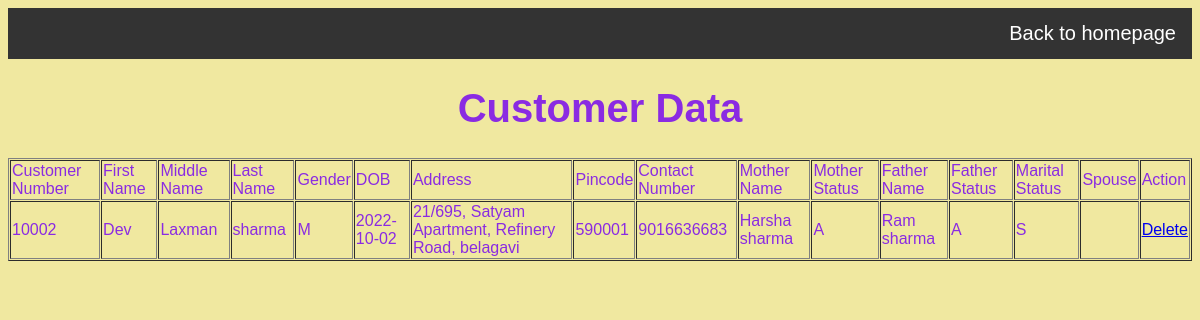
The page /client/modified1.php on the database its author committed.
### tables this page shows
CREATE TABLE `customer` (
  `Customer_Num` bigint(10) NOT NULL,
  `First_Name` varchar(50) NOT NULL,
  `Middle_Name` varchar(50) NOT NULL,
  `Last_Name` varchar(50) NOT NULL,
  `Gender` char(1) NOT NULL,
  `DOB` date NOT NULL,
  `Address` varchar(70) NOT NULL,
  `Pincode` int(6) NOT NULL,
  `Contact_Number` bigint(10) NOT NULL,
  `Mother_Name` varchar(150) NOT NULL,
  `Mother_Status` varchar(10) NOT NULL,
  `Father_Name` varchar(150) NOT NULL,
  `Father_Status` varchar(10) NOT NULL,
  `Marital_status` char(1) NOT NULL,
  `Spouse` varchar(150) DEFAULT NULL
);

### client/modified1.php (the view, shortened to what this page needs)
<?php
include "../connection.php";
$sql = "select * from customer";
$result = mysqli_query($conn,$sql);
?>
<html>
    <body>
        <link href = "registration.css" type = "text/css" rel = "stylesheet" />
		<link href = "../style.css" type = "text/css" rel = "stylesheet" />
		<ul>
			<li style="float:right;"><a href="../index.php"> Back to homepage</a></li>
		</ul>
		<h1><center>Customer Data</center></h1>
		<table width = "100%" border = "1" cellspacing = "1" cellpadding = "1">
            <tr>
                <td>Customer Number</td>
                <td>First Name</td>
                <td>Middle Name</td>
                <td>Last Name</td>
                <td>Gender</td>
                <td>DOB</td>
                <td>Address</td>
                <td>Pincode</td>
                <td>Contact Number</td>
                <td>Mother Name</td>
                <td>Mother Status</td>
                <td>Father Name</td>
                <td>Father Status</td>
                <td>Marital Status</td>
                <td>Spouse</td>
                <td colspan = "2">Action</td>
            </tr>
	<?php
		while($row = mysqli_fetch_object($result)){
	?>
			<tr>
				<td>
					<?php echo $row->Customer_Num;?>
				</td>
				<td>
					<?php echo $row->First_Name;?>
				</td>
				<td>
					<?php echo $row->Middle_Name;?>
				</td>
				<td>
					<?php echo $row->Last_Name;?>
				</td>
				<td>
					<?php echo $row->Gender;?>
				</td>
				<td>
					<?php echo $row->DOB;?>
				</td>
				<td>
					<?php echo $row->Address;?>
				</td>
				<td>
					<?php echo $row->Pincode;?>
				</td>
				<td>
					<?php echo $row->Contact_Number;?>
				</td>
				<td>
					<?php echo $row->Mother_Name;?>
				</td>
				<td>
					<?php echo $row->Mother_Status;?>
				</td>
				<td>
					<?php echo $row->Father_Name;?>
				</td>
				<td>
					<?php echo $row->Father_Status;?>
				</td>
				<td>
					<?php echo $row->Marital_status;?>
				</td>
				<td>
				</td>
				<td> <a href="delete.php?id=<?php echo $row->Customer_Num;?>" onclick="return confirm('Are You Sure')">Delete
				</a> </td>
			</tr>
		<?php } ?>
        </table>
    </body>
</html>

### client/registration.css (style rules this page uses)
body { color: #8A2BE2; font-size: 20px; font-family: Verdana, Arial, Helvetica, monospace; background-color: #F0E8A0; }

### style.css (style rules this page uses)
ul { list-style-type: none; margin: 0; padding: 0; overflow: hidden; background-color: #333; }
li { float: left; border-right:1px solid #bbb; }
li:last-child { border-right: none; }
li a { display: block; color: white; text-align: center; padding: 14px 16px; text-decoration: none; }

### rows shown on the page
customer: Customer_Num "10002", First_Name "Dev", Middle_Name "Laxman", Last_Name "sharma", Gender "M", DOB "2022-10-02", Address "21/695, Satyam Apartment, Refinery Road, belagavi", Pincode "590001", Contact_Number "9016636683", Mother_Name "Harsha sharma", Mother_Status "A", Father_Name "Ram sharma", Father_Status "A", Marital_status "S"
